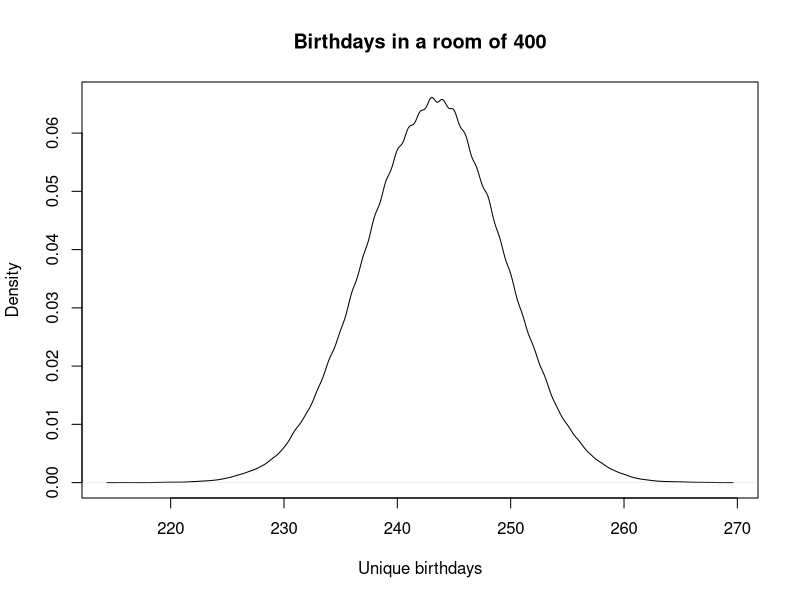
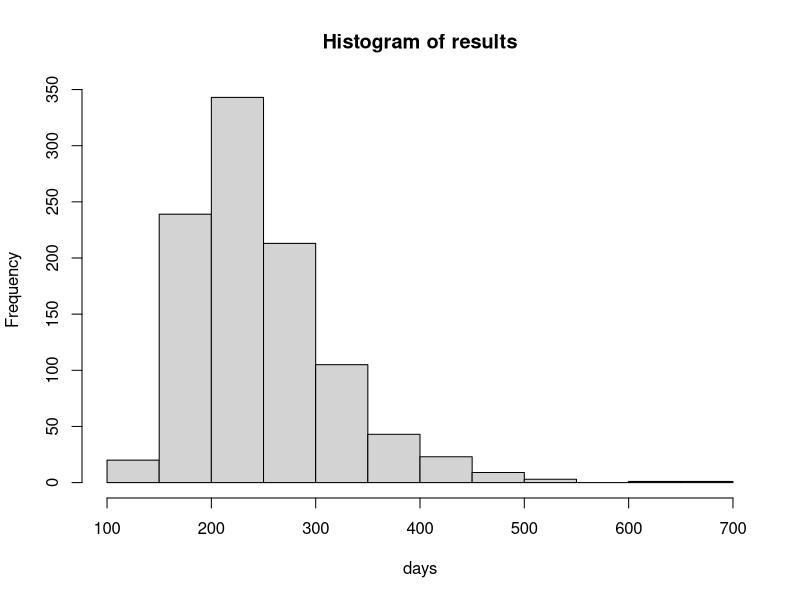
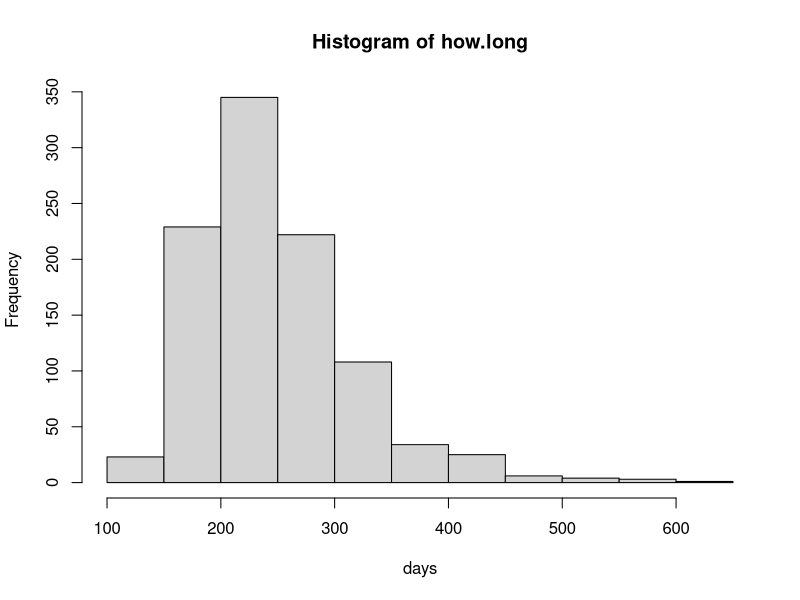

Source code (R) for these figures, in order:
## ---- chunk 1
4 < 3
4 <= 3
"Abe" == "abe"
"EILSEL" == "EILSEL"

x <- c(1, 2, 4, 8, 23)
5 == x
4 == x
x == 4

z <- 4 == c(1, 4, 1, 4)
z
!z

3 == 3 & 3 == 3
2 == 3 & 2 < 3
2 == 3 | 2 < 3

"apple" %in% c("samsung", "apple", "alphabet", "htc")

c(1, 2, 4) == c(1, 2, 3)
c(1, 4) == c(1, 2, 3)
c(1, 4) == c(1, 2, 2, 4)
## ---- chunk 2
# first if
if(4 == 4) {
  print("R is fun!")
}

if(4 == 3) {
  print("R is fun!")
}

# now ifelse
ifelse(4 == 4,"The statement is true", "The statement is false")
ifelse(4 > 4,"The statement is true", "The statement is false")
      
# here is an example of while
flag <- 1
while(flag < 4) {
  cat("I have done this", flag, "times already.\n")
  flag <- flag + 1
}

# for is another commonly used control structure
for(i in 1:3) {
  cat("the variable i has the value", i, "right now.\n")
}

# we can you for in another way too
names <- c("Vincent", "Jules", "Marsellus", "Zed")
for(i in names) {
  cat(i, "is a character in the movie Pulp Fiction\n")
}
## ---- chunk 3
result <- vector()
for(i in 1:100000){
  births <- sample(1:365, replace=T, size=400)
  birthdays <- unique(births)
  result[i] <- length(birthdays)
}

# Now lets see what we have discovered
paste("On average we expect to see", round(mean(result)), "unique birthdays in a room of 400 people.")
plot(density(result),xlab="Unique birthdays", main="Birthdays in a room of 400")
## ---- chunk 4

bdays <- vector()
for(i in 1:1000) {
  bdays[i] <- length(unique(sample(1:365, replace = T, size=400))) 
}

# Now lets see what we have discovered
paste("On average we expect to see",  round(mean(bdays)), "unique birthdays in a room of 400 people")
## ---- chunk 5
results <- vector()
for(i in 1:1000){
  days <- 0
  found <- vector()
  good <- F
  while(!good){
    days <- days + 1
    found <- c(found, sample(1:54, size=1))
    found <- unique(found)
    if(length(found) == 54){
      good <- T
    }
  }
  results[i] <- days
}

# Now lets see what we have discovered
hist(results, xlab="days")
## ---- chunk 6
deck <- 1:54
how.long <- vector()

for(i in 1:1000) {
  have <- rep(FALSE, 54)
  days <- 1
  while(sum(have) < 54) {
    pickup <- sample(1:54, size = 1)
    have[pickup] <- TRUE
    days <- days + 1
  }
  how.long[i] <- days
}

# Now lets see what we have discovered
hist(how.long, xlab="days")
## ---- chunk 7

yes <- 0
for(i in 1:1000) {
  deal <- sample(1:10, replace=F, size=10)
  if(sum(1:10 == deal) > 0) {
    yes <- yes + 1
  }
}

# Now lets see what we have discovered
paste("There is a", yes/10, "% chance that at least one card matches it position")
